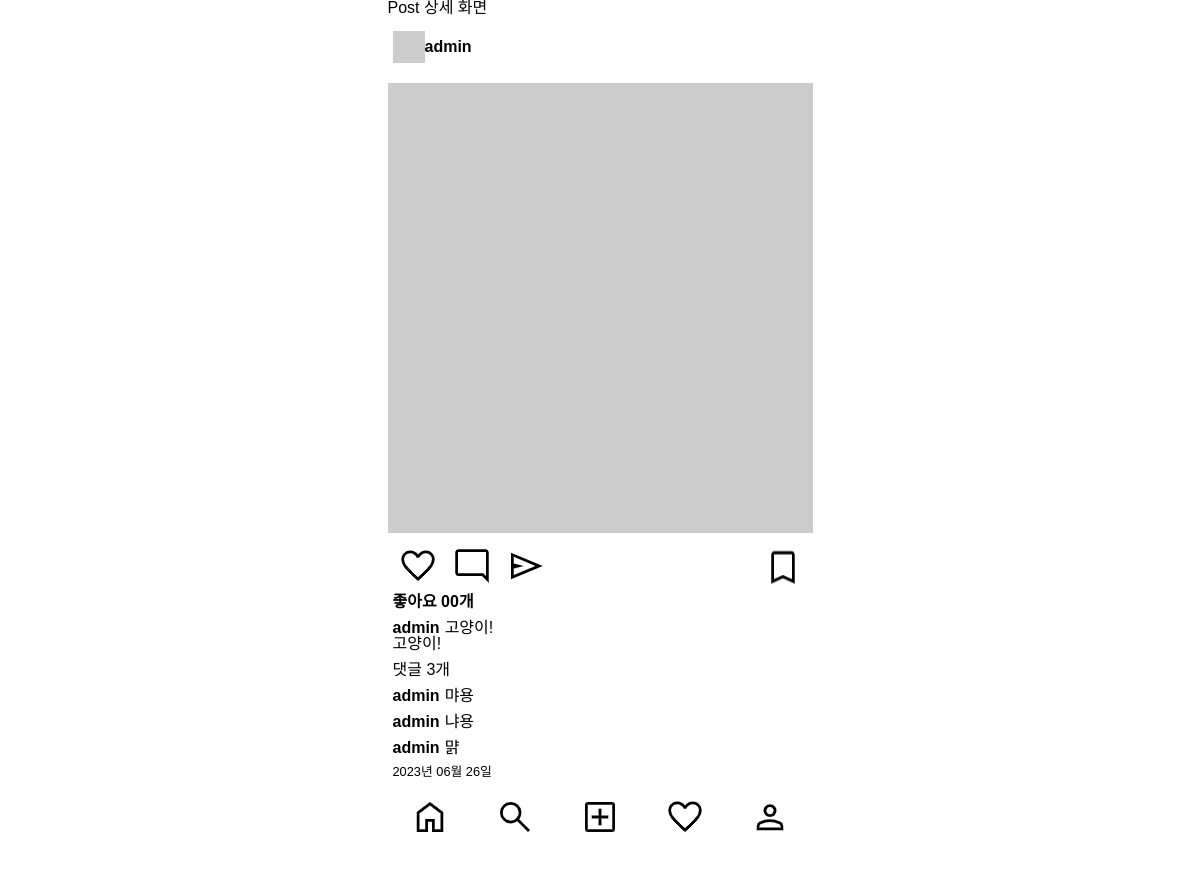
The page /posts/7/ on the database its author committed.
### posts/models.py (models this page shows)
class Post(models.Model):
    image = models.ImageField(verbose_name='이미지', null=True, blank=True)
    content = models.TextField(verbose_name= '내용')
    created_at = models.DateTimeField(verbose_name='작성일', auto_now_add=True)
    view_count = models.IntegerField(verbose_name='조회수', default=0)
    writer= models.ForeignKey(to=User, on_delete=models.CASCADE, null=True, blank=True)

class Comment(models.Model):
    content = models.TextField(verbose_name='내용')
    created_at = models.DateTimeField(verbose_name='작성일')
    post = models.ForeignKey(to='Post', on_delete=models.CASCADE)
    writer = models.ForeignKey(to=User, on_delete=models.CASCADE)

### posts/views.py (the view)
# urls.py: path('<int:id>/', post_detail_view, name='post-detail'),
def post_detail_view(request, id):
    try:
        post = Post.objects.get(id=id)
    except Post.DoesNotExist:
        return redirect('index')
    context = {
        'post': post,
    }
    return render(request, 'posts/post_detail.html', context)

### templates/posts/post_detail.html (shortened to what this page needs)
{% extends 'base.html' %}
{% block content %}
<h1>Post 상세  화면</h1>
{% include 'mixin/posts/post_card.html' with detail=True %}
{% endblock %}

### templates/mixin/posts/post_card.html (shortened to what this page needs)
{% load static %}
<div class="card">
    <div class="card__header">
        <img src="http://via.placeholder.com/32x32" alt="프로필이미지">
        <a href="#">
            <span class="card__user-name">{{ post.writer }}</span>
        </a>
    </div>
    <div class="card__body">
        <div>
            {% if post.image %}
                <img class="card__image" src="{{ post.image.url }}" alt="">
            {% else %}
                <img class="card__image" src="http://via.placeholder.com/600X600" alt="">
            {% endif %}
        </div>
        <div class="card__btn-group">
            <div>
                <img class="card__btn" src="{% static 'icons/favorite.png' %}" alt="좋아요">
                <img class="card__btn" src="{% static 'icons/comment.png' %}" alt="댓글">
                <img class="card__btn" src="{% static 'icons/send.png' %}" alt="공유하기">
            </div>
        <img class="card__btn" src="{% static 'icons/bookmark.png' %}" alt="북마크">
    </div>
    <div class="card_content">
        <span class="card__like-num">좋아요 00개</span>
        <div class="card__main-text">
            <p><span class="card__user-name">{{ post.writer }}</span>{{post.content|truncatechars:35}}</p>
                {% if not detail %}
                    {{post.content|truncatechars:35}}
                {% else %}
                    {{post.content}}
                {% endif %}
        </div>
        <div>
            <p>댓글 {{ post.comment_set.all.count }}개
            </p>
            <ul class="card__comment-group">
                {% if not detail %}
                    {% for comment in post.comment_set.all|slice:":2" %}
                    <li>
                        <p><span class="card__user-name">{{ comment.writer }}</span>{{ comment.content }}</p>
                    </li>
                    {% endfor %}
                {% else %}
                    {% for comment in post.comment_set.all %}
                    <li>
                        <p><span class="card__user-name">{{ comment.writer }}</span>{{ comment.content }}</p>
                    </li>
                    {% endfor %}
                {% endif %}
            </ul>
            <p class="card__created-at">{{post.created_at|date:"Y년 m월 d일"}}</p>
        </div>
    </div>
</div>

### static/css/index.css (style rules this page uses)
.container { display: flex; flex-direction: column; max-width: 425px; }
body { font-family: 'Noto Sans KR', sans-serif; margin: 0 auto 60px auto; }
.card__header { display: flex; align-items: center; margin: 15px 0; padding: 0 5px; }
.card__user-name { font-weight: bold; margin: 0 5px 0 0; }
.card__body { margin: 10px 0; }
.card__image { height: 450px; width: 100%; margin: 5px 0; object-fit: cover; }
.card__btn-group { display: flex; justify-content: space-between; margin: 5px 0; padding: 0 5px; }
.card__btn { margin: 0 5px; }
.card_content { display: flex; flex-direction: column; padding: 0 5px; }
.card__like-num { font-weight: bold; }
.card__main-text { margin: 10px 0; }
.card__comment-group > li { margin: 10px 0; }
.card__created-at { font-weight: lighter; font-size: 0.8rem; }

### rows shown on the page
Post: writer "admin", content "고양이!", comment_set.all.count "3", created_at "2023년 06월 26일"
Comment: writer "admin", content "먀용"
Comment: writer "admin", content "냐용"
Comment: writer "admin", content "먉"
